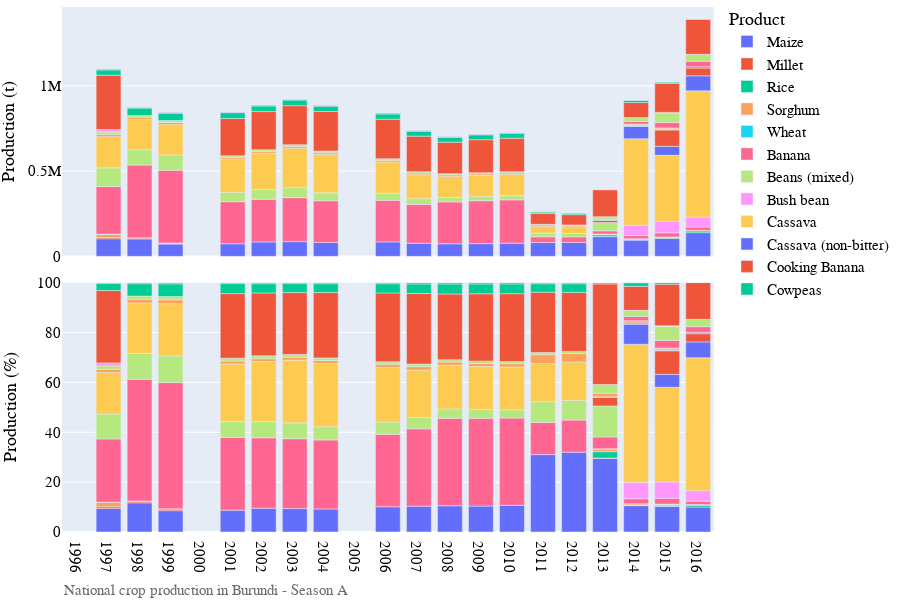
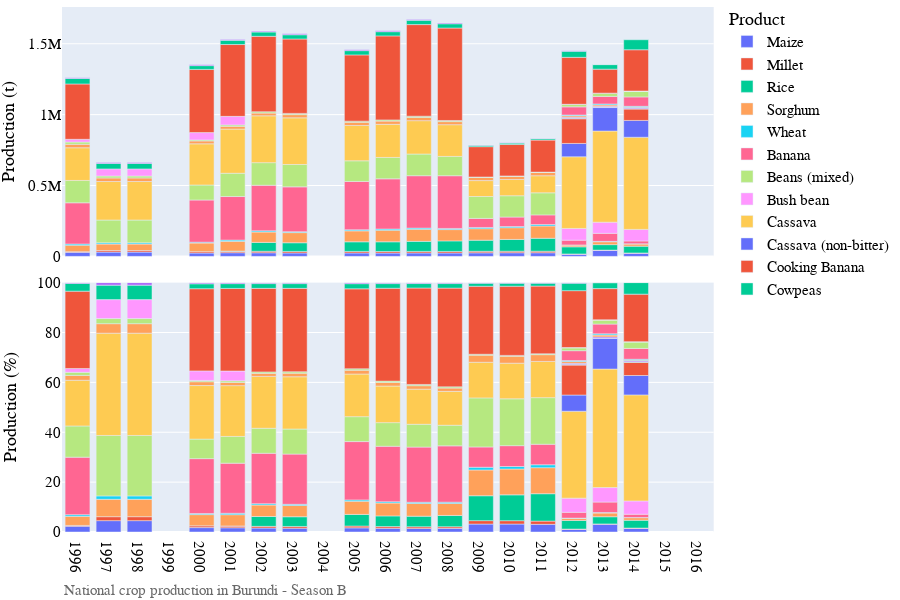
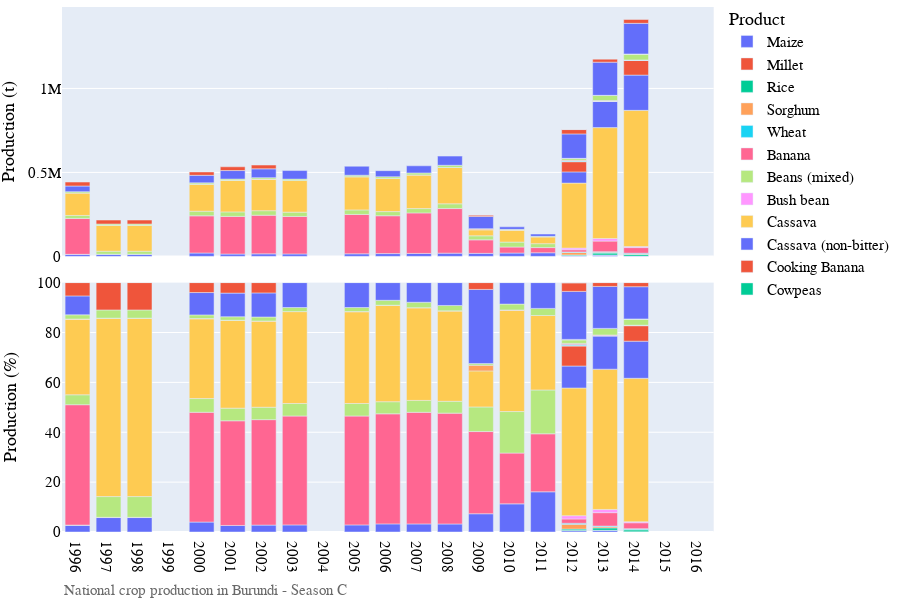

Here is the notebook cell these charts were saved with, in order:
### Markdown cell above
# Visualization of production data

### Code cell
# Bar chart of national crop production
country_iso, country_name = 'BI', 'Burundi'
df = pd.read_csv('../data/crop/adm_crop_production_%s.csv' % country_iso, index_col=0)
df['year'] = df['harvest_year']
year = [df['year'].min(), df['year'].max()]
product_order = ['Maize', 'Millet','Rice','Rice, not husked','Sorghum','Wheat']
for season_name in ['Season A','Season B','Season C']:
    footnote = 'National crop production in %s - %s' % (country_name, season_name)
    fn_save = '../figures/%s_bar_natgrainprod_%s.png' % (country_iso, season_name)
    sub = df[df['season_name'] == season_name]
    if len(sub['year'].unique())<5: continue
    fig = PlotBarProduction(sub, year, product_order, footnote)#, fn_save)
    fig.show()
